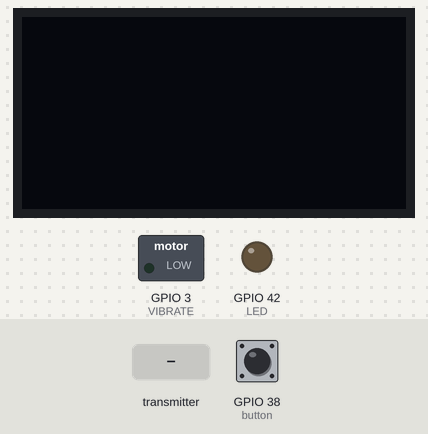
Bench run of a sketch on a simulated ESP32. Shown: 128×64 one-colour display, switched loads named in the sketch (green lamp = pin HIGH), output pins drawn as LEDs (lit = HIGH). The inputs (shaded band) are chosen by the test bench; at power-on: GPIO 38 (button) HIGH. What the sketch prints to the serial monitor is not drawn.

Above: at 1.2 s.
1.3 s: the transmitter starts sending button_value = 0
At 4.7 s:
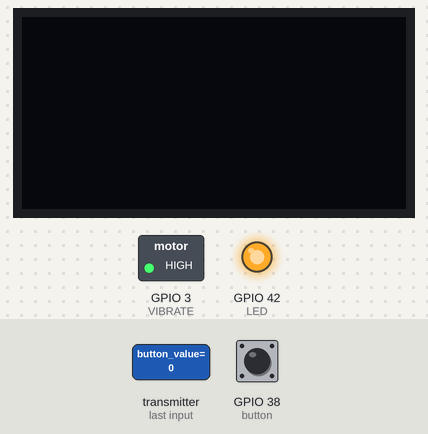
5.4 s: the transmitter starts sending button_value = 1
6.9 s: the transmitter starts sending button_value = 0
At 9.3 s:
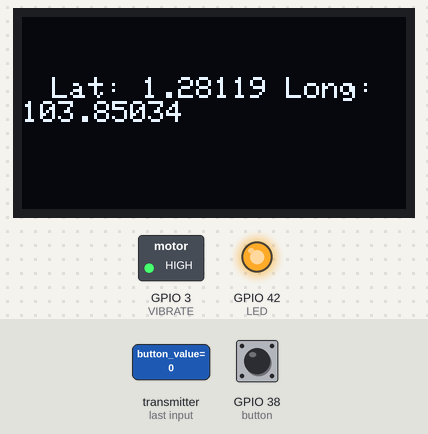
Timing chart, 0 to 19.7 s (numbered marks = the images above; inputs shaded):
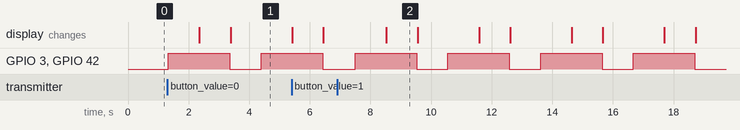

The sketch:

Caregiver_code.ino
```cpp
#include <esp_now.h>
#include <WiFi.h>

#include <Wire.h>
#include <Adafruit_GFX.h>
#include <Adafruit_SSD1306.h>

#define SCREEN_WIDTH 128
#define SCREEN_HEIGHT 64

#define OLED_RESET    -1
#define SCREEN_ADDRESS 0x3C

Adafruit_SSD1306 display(SCREEN_WIDTH, SCREEN_HEIGHT, &Wire, OLED_RESET);

int button = 38;
int LED = 42;
int VIBRATE = 3;
bool buttonState = 0;

// REPLACE WITH YOUR RECEIVER MAC Address
uint8_t broadcastAddress[] = {0x24, 0xec, 0x4a, 0x0e, 0xb1, 0x40};

// Structure example to send data
typedef struct struct_message {
  bool button_value;
} struct_message;

// Create a struct_message called myData
struct_message blink;

esp_now_peer_info_t peerInfo;

// Callback when data is sent
void OnDataSent(const uint8_t *mac_addr, esp_now_send_status_t status) {
  Serial.print("\r\nLast Packet Send Status:\t");
  Serial.println(status == ESP_NOW_SEND_SUCCESS ? "Delivery Success" : "Delivery Fail");
}

// Callback when data is received
void OnDataRecv(const esp_now_recv_info* recv_info, const uint8_t* incomingData, int len) {
  memcpy(&blink, incomingData, sizeof(blink));
  Serial.print("OnDataRecv called. Bytes received: ");
  Serial.println(len);
  Serial.print("Button Value: ");
  Serial.println(blink.button_value);
  led_lightup();
}


// LED and vibration motor activation function
void led_lightup() {
  Serial.println("led_lightup is called");
  if (blink.button_value != 1) {
    buttonState = !buttonState;
    if (buttonState == 1) {
      digitalWrite(LED, HIGH);
      digitalWrite(VIBRATE, HIGH);
      delay(1000);

      // Clear the display and force an update
      display.clearDisplay();
      display.setTextSize(1);
      display.setTextColor(SSD1306_WHITE);
      display.setCursor(10, 20);
      display.println(F("Lat: 1.28119 Long: 103.85034"));
      display.display(); // This ensures the display is updated with the new content
      delay(1000);

      Serial.println("LED and vibrate activated");
    } else {
      digitalWrite(LED, LOW);
      digitalWrite(VIBRATE, LOW);
      Serial.println("LED and vibrate deactivated");

      // Clear display when deactivated
      display.clearDisplay();
      display.display(); // Force the display update to clear the screen
      delay(1000); // Optionally, add a delay if you need some pause after clearing
    }
  }
}


void setup() {
  // Init Serial Monitor
  Serial.begin(115200);

  pinMode(button, INPUT_PULLUP);
  pinMode(LED, OUTPUT);
  pinMode(VIBRATE, OUTPUT);

  // Initialize OLED display
  if (!display.begin(SSD1306_SWITCHCAPVCC, SCREEN_ADDRESS)) {
    Serial.println(F("SSD1306 allocation failed"));
    while (true);  // Stop the program if OLED fails
  }

  // Set device as a Wi-Fi Station
  WiFi.mode(WIFI_STA);

  // Init ESP-NOW
  if (esp_now_init() != ESP_OK) {
    Serial.println("Error initializing ESP-NOW");
    return;
  }

  // Register for send callback
  esp_now_register_send_cb(OnDataSent);

  // Register peer
  memcpy(peerInfo.peer_addr, broadcastAddress, 6);
  peerInfo.channel = 0;
  peerInfo.encrypt = false;

  if (esp_now_add_peer(&peerInfo) != ESP_OK) {
    Serial.println("Failed to add peer");
    return;
  }

  // Register for receive callback
  esp_now_register_recv_cb(OnDataRecv);

  Serial.println("Setup Complete");
}

// Main loop to send data
void loop() {
  // Read button state
  blink.button_value = digitalRead(button);

  // Send message via ESP-NOW
  esp_err_t result = esp_now_send(broadcastAddress, (uint8_t *) &blink, sizeof(blink));

  if (result == ESP_OK) {
    Serial.println("Sent with success");
  } else {
    Serial.println("Error sending the data");
  }


  delay(1000);
}
```

Measured:
- after the input at 1.3 s, GPIO 3 (VIBRATE), GPIO 42 (LED): LOW → HIGH at once, → LOW 2.0 s later, → HIGH 1.0 s later; the display: first changes after 1.1 s (image 1 shows a later state)
- after the input at 6.9 s, GPIO 3 (VIBRATE), GPIO 42 (LED): alternates HIGH for 2.0 s and LOW for 1.0 s, starting after 0.60 s; the display: changes after 1.6 s (image 2)
- what the display in image 2 shows lasts 1.1 s, from 8.5 s to 9.6 s
